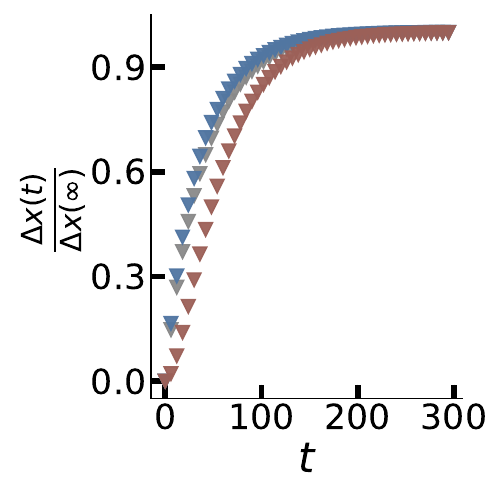

Write Python code to recreate this figure.
# 1.eta 
# 2.degree Is big

import matplotlib.pyplot as plt
import numpy as np
import networkx as nx
from scipy.integrate import solve_ivp
import warnings,time
from matplotlib.ticker import MaxNLocator

warnings.filterwarnings('ignore')

def create_network_orginal():
    G=nx.Graph()
    G.add_edge(0,1)
    G.add_edge(1,2)
    G.add_edge(0,2)
    G.add_edge(1,3)
    A=nx.to_numpy_matrix(G)
    return A

def simulation_unperturb(A,F,source,params):
    gamma,eta,epsilon,tau,mu=params
    
    def Fun_unperturb(t,x):
        dx=F(np.mat(x).T,A).T.tolist()[0]
        return dx

    def cal_scale(xs):
        # print(xs)
        x=xs[:,np.shape(xs)[1]-1]
        dx=Fun_unperturb(0,x)
        return np.max(np.abs(dx/x)),x
        
    def sim_first():
        x=np.random.rand(np.shape(A)[0])
        t=0
        scale=1
        while(scale>epsilon):
            t_eval=np.linspace(t,t+tau,mu)
            sol=solve_ivp(Fun_unperturb,[t,t+tau],x.copy(),t_eval=t_eval,
                          rtol=1e-13,atol=1e-13,method='RK45')
            scale,x=cal_scale(sol.y)
            t+=tau
        return x
    
    x=sim_first()
    return x

def simulation_perturb(A,F,init_x,source,params):
    gamma,eta,epsilon,tau,mu=params

    def Fun_perturb(t,x):
        dx=F(np.mat(x).T,A).T.tolist()[0]
        dx[source]=0
        return dx

    def cal_scale(xs,state):
        x=xs[:,np.shape(xs)[1]-1]
        dx=Fun_perturb(0,x)
        return np.max(np.abs(dx/x)),x
    
    def sim_second(x):
        x[source]*=(1+gamma)
        t=0
        scale=1
        ts=[]
        xs=[]
        while(scale>epsilon):
            t_eval=np.linspace(t,t+tau,mu)
            sol=solve_ivp(Fun_perturb,[t,t+tau],x.copy(),t_eval=t_eval,
                          rtol=1e-13,atol=1e-13,method='RK45')
            scale,x=cal_scale(sol.y,1)
            xs.append(sol.y)
            ts.extend(sol.t)
            t+=tau
        xs=np.hstack(xs)
        ts=np.hstack(ts)
        return ts,xs
        
    def time(ts,ys):
        ys=np.mat(ys)
        scale=(ys-ys[:,0])/(ys[:,np.shape(ys)[1]-1]-ys[:,0])
        scale=np.array(scale)
        return scale

    ts,xs=sim_second(init_x.copy())
    scale=time(ts,xs)
    return ts,scale
    
def plotting(ts,scale,path):
    #colors=['#B98767','#5176A2','#3D8A39']
    colors=['#898989','#5176A2','#9C6058']
    
    fig=plt.figure(figsize=(5,5))
    ax=fig.add_subplot(111)
    for i in range(1,4):
        ax.plot(ts[range(0,100,2)],scale[i,range(0,100,2)],'v',c=colors[i-1],label='v',markersize=10,alpha=0.95)
    ax.tick_params(axis='both',which='both',direction='in',width=4,length=10)
    bwith=1
    ax.spines['bottom'].set_linewidth(bwith)
    ax.spines['left'].set_linewidth(bwith)
    ax.spines['right'].set_visible(False)
    ax.spines['top'].set_visible(False)
    plt.xticks(fontsize=25)
    plt.yticks(fontsize=25)

    plt.xlabel(r"$t$",fontsize=30)
    plt.ylabel(r'$\frac{\Delta x(t)}{\Delta x(\infty)}$',fontsize=30)
    # plt.legend(['i','h','j'],fontsize=20,bbox_to_anchor=(1,1,0,0))
    plt.gca().xaxis.set_major_locator(MaxNLocator(nbins=4))
    plt.gca().yaxis.set_major_locator(MaxNLocator(nbins=4))
    plt.tight_layout()
    plt.savefig(path,dpi=300)
    plt.show()

if __name__=='__main__':
    beg_time=time.time()
    def Fun_R(x,A):
        B = 0.01
        alpha = 0.01
        a=1.2
        b=1.1
        return np.mat(-B*np.power(x,a)+alpha*A*np.power(x,b))

    gamma=0.3
    eta=0.3
    epsilon=1e-10
    tau=3000
    mu=1000
    params=[gamma,eta,epsilon,tau,mu]
    
    source=0
    A_orginal=create_network_orginal()
    x_orginal=simulation_unperturb(A_orginal,Fun_R,source,params)
    ts_orginal,scale_orginal=simulation_perturb(A_orginal,Fun_R,x_orginal,source,params)
    path='pic_six.pdf'
    plotting(ts_orginal,scale_orginal,path)